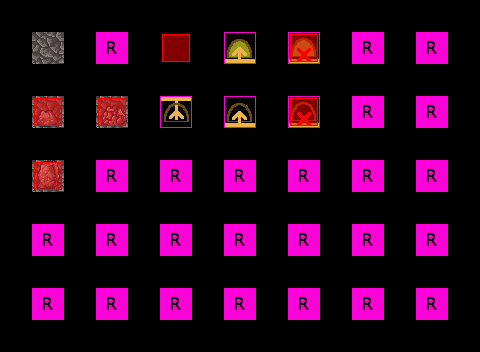

A 2D game scene composited from a Tiled map and its tileset images. What follows is a short description and the map's XML, with each tile layer's data collapsed to a summary:
An orthogonal 15x11 tile map with 32x32 px tiles, 7 tile layers (Regions, Input_set, Output_Ground, Output_Fringe, ...), 4 tilesets.

<map version="1.0" orientation="orthogonal" width="15" height="11" tilewidth="32" tileheight="32">
 <properties>
  <property name="AutomappingRadius" value="3" />
 </properties>
 <tileset firstgid="1" name="collision" tilewidth="32" tileheight="32">
  <image source="../../graphics/tiles/collision.png" width="64" height="32" />
 </tileset>
 <tileset firstgid="3" name="set_rules" tilewidth="32" tileheight="32">
  <image source="../../graphics/tiles/set_rules.png" width="64" height="64" />
 </tileset>
 <tileset firstgid="7" name="set_thermin_cave" tilewidth="32" tileheight="32">
  <image source="../../graphics/tiles/set_thermin_cave.png" width="256" height="256" />
 </tileset>
 <tileset firstgid="71" name="thermin-cave" tilewidth="32" tileheight="32">
  <image source="../../graphics/tiles/thermin-cave.png" width="512" height="256" />
 </tileset>
 <layer name="Regions" width="15" height="11">
  <data>[165 cells, 35 non-empty, 1 distinct tile ids]</data>
 </layer>
 <layer name="Input_set" width="15" height="11">
  <data>[165 cells, 10 non-empty, 10 distinct tile ids]</data>
 </layer>
 <layer name="Output_Ground" width="15" height="11">
  <data>[165 cells, 0 non-empty, 0 distinct tile ids]</data>
 </layer>
 <layer name="Output_Fringe" width="15" height="11">
  <data>[165 cells, 0 non-empty, 0 distinct tile ids]</data>
 </layer>
 <layer name="Output_Over" width="15" height="11">
  <data>[165 cells, 0 non-empty, 0 distinct tile ids]</data>
 </layer>
 <layer name="Output_Collision" width="15" height="11">
  <data>[165 cells, 6 non-empty, 1 distinct tile ids]</data>
 </layer>
 <layer name="Output_Error" width="15" height="11">
  <data>[165 cells, 0 non-empty, 0 distinct tile ids]</data>
 </layer>
</map>
